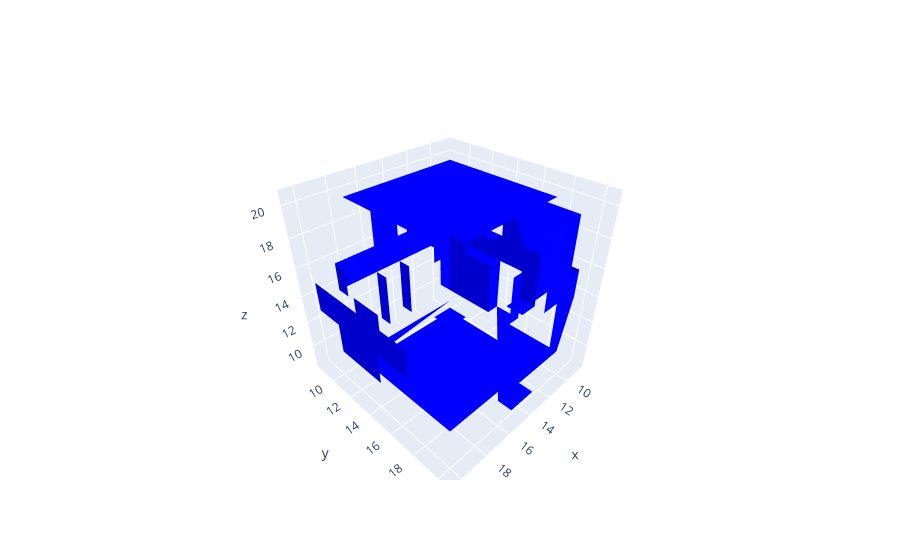

Source (notebook cell):
### Code cell
import plotly.graph_objects as go
import numpy as np

data = polygon_plot(tensor, color="blue")

x, y, z = [[],[],[]]
polygons = get_surfaces(tensor)
for poly in polygons:
    for p in poly:
        cx, cy, cz = p
        x.extend(cx)
        y.extend(cy)
        z.extend(cz)
#data.append(go.Scatter3d(x=x, y=y, z=z, mode='markers'))

fig = go.Figure(data=data)
fig.show()

### Figure 1 — Plotly figure (JSON) as saved in the notebook; plotly's stock layout.template omitted (floating-point values rounded to 4 significant figures)
{"data": [{"color": "blue", "i": [0], "j": [1], "k": [2], "opacity": 1, "type": "mesh3d", "x": [15.5, 18.5, 18.5], "y": [8.5, 8.5, 8.5], "z": [13.5, 13.5, 15.5]}, {"color": "blue", "i": [0], "j": [1], "k": [2], "opacity": 1, "type": "mesh3d", "x": [15.5, 18.5, 15.5], "y": [8.5, 8.5, 8.5], "z": [13.5, 15.5, 15.5]}, {"color": "blue", "i": [0], "j": [1], "k": [2], "opacity": 1, "type": "mesh3d", "x": [15.5, 15.5, 13.5], "y": [8.5, 8.5, 8.5], "z": [15.5, 19.5, 19.5]}, {"color": "blue", "i": [0], "j": [1], "k": [2], "opacity": 1, "type": "mesh3d", "x": [15.5, 13.5, 13.5], "y": [8.5, 8.5, 8.5], "z": [15.5, 19.5, 15.5]}, {"color": "blue", "i": [0], "j": [1], "k": [2], "opacity": 1, "type": "mesh3d", "x": [13.5, 10.5, 10.5], "y": [8.5, 8.5, 8.5], "z": [15.5, 15.5, 13.5]}, {"color": "blue", "i": [0], "j": [1], "k": [2], "opacity": 1, "type": "mesh3d", "x": [13.5, 15.5, 15.5], "y": [8.5, 8.5, 8.5], "z": [13.5, 13.5, 15.5]}, {"color": "blue", "i": [0], "j": [1], "k": [2], "opacity": 1, "type": "mesh3d", "x": [13.5, 15.5, 13.5], "y": [8.5, 8.5, 8.5], "z": [13.5, 15.5, 15.5]}, {"color": "blue", "i": [0], "j": [1], "k": [2], "opacity": 1, "type": "mesh3d", "x": [13.5, 13.5, 10.5], "y": [8.5, 8.5, 8.5], "z": [13.5, 15.5, 13.5]}, {"color": "blue", "i": [0], "j": [1], "k": [2], "opacity": 1, "type": "mesh3d", "x": [9.5, 10.5, 10.5], "y": [9.5, 9.5, 9.5], "z": [9.5, 10.5, 13.5]}, {"color": "blue", "i": [0], "j": [1], "k": [2], "opacity": 1, "type": "mesh3d", "x": [10.5, 13.5, 13.5], "y": [9.5, 9.5, 9.5], "z": [15.5, 15.5, 19.5]}, {"color": "blue", "i": [0], "j": [1], "k": [2], "opacity": 1, "type": "mesh3d", "x": [10.5, 13.5, 9.5], "y": [9.5, 9.5, 9.5], "z": [15.5, 19.5, 19.5]}, {"color": "blue", "i": [0], "j": [1], "k": [2], "opacity": 1, "type": "mesh3d", "x": [10.5, 9.5, 9.5], "y": [9.5, 9.5, 9.5], "z": [15.5, 19.5, 15.5]}, {"color": "blue", "i": [0], "j": [1], "k": [2], "opacity": 1, "type": "mesh3d", "x": [9.5, 8.5, 8.5], "y": [9.5, 9.5, 9.5], "z": [15.5, 15.5, 13.5]}, {"color": "blue", "i": [0], "j": [1], "k": [2], "opacity": 1, "type": "mesh3d", "x": [9.5, 10.5, 10.5], "y": [9.5, 9.5, 9.5], "z": [9.5, 13.5, 15.5]}, {"color": "blue", "i": [0], "j": [1], "k": [2], "opacity": 1, "type": "mesh3d", "x": [9.5, 10.5, 9.5], "y": [9.5, 9.5, 9.5], "z": [9.5, 15.5, 15.5]}, {"color": "blue", "i": [0], "j": [1], "k": [2], "opacity": 1, "type": "mesh3d", "x": [9.5, 9.5, 8.5], "y": [9.5, 9.5, 9.5], "z": [9.5, 15.5, 13.5]}, {"color": "blue", "i": [0], "j": [1], "k": [2], "opacity": 1, "type": "mesh3d", "x": [10.5, 18.5, 18.5], "y": [10.5, 10.5, 10.5], "z": [9.5, 8.5, 9.5]}, {"color": "blue", "i": [0], "j": [1], "k": [2], "opacity": 1, "type": "mesh3d", "x": [9.5, 9.5, 8.5], "y": [13.5, 13.5, 13.5], "z": [9.5, 13.5, 13.5]}, {"color": "blue", "i": [0], "j": [1], "k": [2], "opacity": 1, "type": "mesh3d", "x": [8.5, 8.5, 9.5], "y": [13.5, 13.5, 13.5], "z": [13.5, 9.5, 9.5]}, {"color": "blue", "i": [0], "j": [1], "k": [2], "opacity": 1, "type": "mesh3d", "x": [9.5, 8.5, 9.5], "y": [13.5, 13.5, 13.5], "z": [9.5, 13.5, 13.5]}, {"color": "blue", "i": [0], "j": [1], "k": [2], "opacity": 1, "type": "mesh3d", "x": [9.5, 9.5, 8.5], "y": [13.5, 13.5, 13.5], "z": [9.5, 13.5, 13.5]}, {"color": "blue", "i": [0], "j": [1], "k": [2], "opacity": 1, "type": "mesh3d", "x": [9.5, 9.5, 8.5], "y": [15.5, 15.5, 15.5], "z": [9.5, 13.5, 13.5]}, {"color": "blue", "i": [0], "j": [1], "k": [2], "opacity": 1, "type": "mesh3d", "x": [8.5, 8.5, 9.5], "y": [15.5, 15.5, 15.5], "z": [13.5, 9.5, 9.5]}, {"color": "blue", "i": [0], "j": [1], "k": [2], "opacity": 1, "type": "mesh3d", "x": [9.5, 8.5, 9.5], "y": [15.5, 15.5, 15.5], "z": [9.5, 13.5, 13.5]}, {"color": "blue", "i": [0], "j": [1], "k": [2], "opacity": 1, "type": "mesh3d", "x": [9.5, 9.5, 8.5], "y": [15.5, 15.5, 15.5], "z": [9.5, 13.5, 13.5]}, {"color": "blue", "i": [0], "j": [1], "k": [2], "opacity": 1, "type": "mesh3d", "x": [18.5, 18.5, 17.5], "y": [17.5, 17.5, 17.5], "z": [19.5, 20.5, 20.5]}, {"color": "blue", "i": [0], "j": [1], "k": [2], "opacity": 1, "type": "mesh3d", "x": [18.5, 17.5, 17.5], "y": [17.5, 17.5, 17.5], "z": [19.5, 20.5, 19.5]}, {"color": "blue", "i": [0], "j": [1], "k": [2], "opacity": 1, "type": "mesh3d", "x": [18.5, 18.5, 17.5], "y": [17.5, 17.5, 17.5], "z": [19.5, 20.5, 20.5]}, {"color": "blue", "i": [0], "j": [1], "k": [2], "opacity": 1, "type": "mesh3d", "x": [18.5, 17.5, 17.5], "y": [17.5, 17.5, 17.5], "z": [19.5, 20.5, 19.5]}, {"color": "blue", "i": [0], "j": [1], "k": [2], "opacity": 1, "type": "mesh3d", "x": [10.5, 18.5, 18.5], "y": [18.5, 18.5, 18.5], "z": [9.5, 8.5, 9.5]}, {"color": "blue", "i": [0], "j": [1], "k": [2], "opacity": 1, "type": "mesh3d", "x": [9.5, 10.5, 10.5], "y": [19.5, 19.5, 19.5], "z": [9.5, 10.5, 13.5]}, {"color": "blue", "i": [0], "j": [1], "k": [2], "opacity": 1, "type": "mesh3d", "x": [10.5, 13.5, 13.5], "y": [19.5, 19.5, 19.5], "z": [15.5, 15.5, 19.5]}, {"color": "blue", "i": [0], "j": [1], "k": [2], "opacity": 1, "type": "mesh3d", "x": [10.5, 13.5, 9.5], "y": [19.5, 19.5, 19.5], "z": [15.5, 19.5, 19.5]}, {"color": "blue", "i": [0], "j": [1], "k": [2], "opacity": 1, "type": "mesh3d", "x": [10.5, 9.5, 9.5], "y": [19.5, 19.5, 19.5], "z": [15.5, 19.5, 15.5]}, {"color": "blue", "i": [0], "j": [1], "k": [2], "opacity": 1, "type": "mesh3d", "x": [9.5, 8.5, 8.5], "y": [19.5, 19.5, 19.5], "z": [15.5, 15.5, 13.5]}, {"color": "blue", "i": [0], "j": [1], "k": [2], "opacity": 1, "type": "mesh3d", "x": [9.5, 10.5, 10.5], "y": [19.5, 19.5, 19.5], "z": [9.5, 13.5, 15.5]}, {"color": "blue", "i": [0], "j": [1], "k": [2], "opacity": 1, "type": "mesh3d", "x": [9.5, 10.5, 9.5], "y": [19.5, 19.5, 19.5], "z": [9.5, 15.5, 15.5]}, {"color": "blue", "i": [0], "j": [1], "k": [2], "opacity": 1, "type": "mesh3d", "x": [9.5, 9.5, 8.5], "y": [19.5, 19.5, 19.5], "z": [9.5, 15.5, 13.5]}, {"color": "blue", "i": [0], "j": [1], "k": [2], "opacity": 1, "type": "mesh3d", "x": [10.5, 13.5, 13.5], "y": [20.5, 20.5, 20.5], "z": [15.5, 15.5, 19.5]}, {"color": "blue", "i": [0], "j": [1], "k": [2], "opacity": 1, "type": "mesh3d", "x": [8.5, 8.5, 8.5], "y": [15.5, 19.5, 19.5], "z": [13.5, 13.5, 15.5]}, {"color": "blue", "i": [0], "j": [1], "k": [2], "opacity": 1, "type": "mesh3d", "x": [8.5, 8.5, 8.5], "y": [15.5, 19.5, 15.5], "z": [13.5, 15.5, 15.5]}, {"color": "blue", "i": [0], "j": [1], "k": [2], "opacity": 1, "type": "mesh3d", "x": [8.5, 8.5, 8.5], "y": [15.5, 15.5, 13.5], "z": [15.5, 19.5, 19.5]}, {"color": "blue", "i": [0], "j": [1], "k": [2], "opacity": 1, "type": "mesh3d", "x": [8.5, 8.5, 8.5], "y": [15.5, 13.5, 13.5], "z": [15.5, 19.5, 15.5]}, {"color": "blue", "i": [0], "j": [1], "k": [2], "opacity": 1, "type": "mesh3d", "x": [8.5, 8.5, 8.5], "y": [13.5, 9.5, 9.5], "z": [15.5, 15.5, 13.5]}, {"color": "blue", "i": [0], "j": [1], "k": [2], "opacity": 1, "type": "mesh3d", "x": [8.5, 8.5, 8.5], "y": [13.5, 15.5, 15.5], "z": [13.5, 13.5, 15.5]}, {"color": "blue", "i": [0], "j": [1], "k": [2], "opacity": 1, "type": "mesh3d", "x": [8.5, 8.5, 8.5], "y": [13.5, 15.5, 13.5], "z": [13.5, 15.5, 15.5]}, {"color": "blue", "i": [0], "j": [1], "k": [2], "opacity": 1, "type": "mesh3d", "x": [8.5, 8.5, 8.5], "y": [13.5, 13.5, 9.5], "z": [13.5, 15.5, 13.5]}, {"color": "blue", "i": [0], "j": [1], "k": [2], "opacity": 1, "type": "mesh3d", "x": [9.5, 9.5, 9.5], "y": [9.5, 13.5, 13.5], "z": [9.5, 9.5, 13.5]}, {"color": "blue", "i": [0], "j": [1], "k": [2], "opacity": 1, "type": "mesh3d", "x": [9.5, 9.5, 9.5], "y": [9.5, 13.5, 9.5], "z": [9.5, 13.5, 13.5]}, {"color": "blue", "i": [0], "j": [1], "k": [2], "opacity": 1, "type": "mesh3d", "x": [10.5, 10.5, 10.5], "y": [9.5, 9.5, 8.5], "z": [13.5, 13.5, 13.5]}, {"color": "blue", "i": [0], "j": [1], "k": [2], "opacity": 1, "type": "mesh3d", "x": [10.5, 10.5, 10.5], "y": [9.5, 9.5, 8.5], "z": [13.5, 15.5, 15.5]}, {"color": "blue", "i": [0], "j": [1], "k": [2], "opacity": 1, "type": "mesh3d", "x": [10.5, 10.5, 10.5], "y": [8.5, 9.5, 8.5], "z": [13.5, 13.5, 15.5]}, {"color": "blue", "i": [0], "j": [1], "k": [2], "opacity": 1, "type": "mesh3d", "x": [13.5, 13.5, 13.5], "y": [9.5, 9.5, 8.5], "z": [9.5, 13.5, 13.5]}, {"color": "blue", "i": [0], "j": [1], "k": [2], "opacity": 1, "type": "mesh3d", "x": [13.5, 13.5, 13.5], "y": [8.5, 8.5, 9.5], "z": [13.5, 9.5, 9.5]}, {"color": "blue", "i": [0], "j": [1], "k": [2], "opacity": 1, "type": "mesh3d", "x": [13.5, 13.5, 13.5], "y": [9.5, 8.5, 9.5], "z": [9.5, 13.5, 13.5]}, {"color": "blue", "i": [0], "j": [1], "k": [2], "opacity": 1, "type": "mesh3d", "x": [13.5, 13.5, 13.5], "y": [9.5, 9.5, 8.5], "z": [9.5, 13.5, 13.5]}, {"color": "blue", "i": [0], "j": [1], "k": [2], "opacity": 1, "type": "mesh3d", "x": [14.5, 14.5, 14.5], "y": [20.5, 20.5, 19.5], "z": [16.5, 19.5, 19.5]}, {"color": "blue", "i": [0], "j": [1], "k": [2], "opacity": 1, "type": "mesh3d", "x": [14.5, 14.5, 14.5], "y": [19.5, 19.5, 20.5], "z": [19.5, 16.5, 16.5]}, {"color": "blue", "i": [0], "j": [1], "k": [2], "opacity": 1, "type": "mesh3d", "x": [14.5, 14.5, 14.5], "y": [20.5, 19.5, 20.5], "z": [16.5, 19.5, 19.5]}, {"color": "blue", "i": [0], "j": [1], "k": [2], "opacity": 1, "type": "mesh3d", "x": [14.5, 14.5, 14.5], "y": [20.5, 20.5, 19.5], "z": [16.5, 19.5, 19.5]}, {"color": "blue", "i": [0], "j": [1], "k": [2], "opacity": 1, "type": "mesh3d", "x": [15.5, 15.5, 15.5], "y": [9.5, 9.5, 8.5], "z": [9.5, 13.5, 13.5]}, {"color": "blue", "i": [0], "j": [1], "k": [2], "opacity": 1, "type": "mesh3d", "x": [15.5, 15.5, 15.5], "y": [8.5, 8.5, 9.5], "z": [13.5, 9.5, 9.5]}, {"color": "blue", "i": [0], "j": [1], "k": [2], "opacity": 1, "type": "mesh3d", "x": [15.5, 15.5, 15.5], "y": [9.5, 8.5, 9.5], "z": [9.5, 13.5, 13.5]}, {"color": "blue", "i": [0], "j": [1], "k": [2], "opacity": 1, "type": "mesh3d", "x": [15.5, 15.5, 15.5], "y": [9.5, 9.5, 8.5], "z": [9.5, 13.5, 13.5]}, {"color": "blue", "i": [0], "j": [1], "k": [2], "opacity": 1, "type": "mesh3d", "x": [17.5, 17.5, 17.5], "y": [18.5, 18.5, 17.5], "z": [19.5, 20.5, 20.5]}, {"color": "blue", "i": [0], "j": [1], "k": [2], "opacity": 1, "type": "mesh3d", "x": [17.5, 17.5, 17.5], "y": [18.5, 17.5, 17.5], "z": [19.5, 20.5, 19.5]}, {"color": "blue", "i": [0], "j": [1], "k": [2], "opacity": 1, "type": "mesh3d", "x": [17.5, 17.5, 17.5], "y": [18.5, 18.5, 17.5], "z": [19.5, 20.5, 20.5]}, {"color": "blue", "i": [0], "j": [1], "k": [2], "opacity": 1, "type": "mesh3d", "x": [17.5, 17.5, 17.5], "y": [18.5, 17.5, 17.5], "z": [19.5, 20.5, 19.5]}, {"color": "blue", "i": [0], "j": [1], "k": [2], "opacity": 1, "type": "mesh3d", "x": [18.5, 18.5, 18.5], "y": [9.5, 9.5, 8.5], "z": [13.5, 13.5, 13.5]}, {"color": "blue", "i": [0], "j": [1], "k": [2], "opacity": 1, "type": "mesh3d", "x": [18.5, 18.5, 18.5], "y": [9.5, 9.5, 8.5], "z": [13.5, 15.5, 15.5]}, {"color": "blue", "i": [0], "j": [1], "k": [2], "opacity": 1, "type": "mesh3d", "x": [18.5, 18.5, 18.5], "y": [8.5, 9.5, 8.5], "z": [13.5, 13.5, 15.5]}, {"color": "blue", "i": [0], "j": [1], "k": [2], "opacity": 1, "type": "mesh3d", "x": [19.5, 19.5, 19.5], "y": [9.5, 13.5, 13.5], "z": [9.5, 9.5, 13.5]}, {"color": "blue", "i": [0], "j": [1], "k": [2], "opacity": 1, "type": "mesh3d", "x": [19.5, 19.5, 19.5], "y": [9.5, 13.5, 9.5], "z": [9.5, 13.5, 13.5]}, {"color": "blue", "i": [0], "j": [1], "k": [2], "opacity": 1, "type": "mesh3d", "x": [20.5, 20.5, 20.5], "y": [15.5, 17.5, 17.5], "z": [13.5, 13.5, 15.5]}, {"color": "blue", "i": [0], "j": [1], "k": [2], "opacity": 1, "type": "mesh3d", "x": [20.5, 20.5, 20.5], "y": [15.5, 17.5, 15.5], "z": [13.5, 15.5, 15.5]}, {"color": "blue", "i": [0], "j": [1], "k": [2], "opacity": 1, "type": "mesh3d", "x": [20.5, 20.5, 20.5], "y": [15.5, 15.5, 13.5], "z": [15.5, 16.5, 16.5]}, {"color": "blue", "i": [0], "j": [1], "k": [2], "opacity": 1, "type": "mesh3d", "x": [20.5, 20.5, 20.5], "y": [15.5, 13.5, 13.5], "z": [15.5, 16.5, 15.5]}, {"color": "blue", "i": [0], "j": [1], "k": [2], "opacity": 1, "type": "mesh3d", "x": [20.5, 20.5, 20.5], "y": [13.5, 9.5, 9.5], "z": [15.5, 15.5, 13.5]}, {"color": "blue", "i": [0], "j": [1], "k": [2], "opacity": 1, "type": "mesh3d", "x": [20.5, 20.5, 20.5], "y": [13.5, 15.5, 15.5], "z": [13.5, 13.5, 15.5]}, {"color": "blue", "i": [0], "j": [1], "k": [2], "opacity": 1, "type": "mesh3d", "x": [20.5, 20.5, 20.5], "y": [13.5, 15.5, 13.5], "z": [13.5, 15.5, 15.5]}, {"color": "blue", "i": [0], "j": [1], "k": [2], "opacity": 1, "type": "mesh3d", "x": [20.5, 20.5, 20.5], "y": [13.5, 13.5, 9.5], "z": [13.5, 15.5, 13.5]}, {"color": "blue", "i": [0], "j": [1], "k": [2], "opacity": 1, "type": "mesh3d", "x": [9.5, 8.5, 8.5], "y": [9.5, 9.5, 13.5], "z": [15.5, 15.5, 15.5]}, {"color": "blue", "i": [0], "j": [1], "k": [2], "opacity": 1, "type": "mesh3d", "x": [9.5, 8.5, 9.5], "y": [9.5, 13.5, 13.5], "z": [15.5, 15.5, 15.5]}, {"color": "blue", "i": [0], "j": [1], "k": [2], "opacity": 1, "type": "mesh3d", "x": [15.5, 14.5, 14.5], "y": [19.5, 19.5, 20.5], "z": [16.5, 16.5, 16.5]}, {"color": "blue", "i": [0], "j": [1], "k": [2], "opacity": 1, "type": "mesh3d", "x": [15.5, 14.5, 15.5], "y": [19.5, 20.5, 20.5], "z": [16.5, 16.5, 16.5]}, {"color": "blue", "i": [0], "j": [1], "k": [2], "opacity": 1, "type": "mesh3d", "x": [15.5, 14.5, 14.5], "y": [19.5, 19.5, 20.5], "z": [16.5, 16.5, 16.5]}, {"color": "blue", "i": [0], "j": [1], "k": [2], "opacity": 1, "type": "mesh3d", "x": [15.5, 14.5, 15.5], "y": [19.5, 20.5, 20.5], "z": [16.5, 16.5, 16.5]}, {"color": "blue", "i": [0], "j": [1], "k": [2], "opacity": 1, "type": "mesh3d", "x": [19.5, 18.5, 18.5], "y": [18.5, 18.5, 19.5], "z": [17.5, 17.5, 17.5]}, {"color": "blue", "i": [0], "j": [1], "k": [2], "opacity": 1, "type": "mesh3d", "x": [19.5, 18.5, 19.5], "y": [18.5, 19.5, 19.5], "z": [17.5, 17.5, 17.5]}, {"color": "blue", "i": [0], "j": [1], "k": [2], "opacity": 1, "type": "mesh3d", "x": [19.5, 18.5, 18.5], "y": [18.5, 18.5, 19.5], "z": [17.5, 17.5, 17.5]}, {"color": "blue", "i": [0], "j": [1], "k": [2], "opacity": 1, "type": "mesh3d", "x": [19.5, 18.5, 19.5], "y": [18.5, 19.5, 19.5], "z": [17.5, 17.5, 17.5]}, {"color": "blue", "i": [0], "j": [1], "k": [2], "opacity": 1, "type": "mesh3d", "x": [8.5, 8.5, 9.5], "y": [13.5, 15.5, 15.5], "z": [19.5, 19.5, 19.5]}, {"color": "blue", "i": [0], "j": [1], "k": [2], "opacity": 1, "type": "mesh3d", "x": [9.5, 9.5, 13.5], "y": [15.5, 19.5, 19.5], "z": [19.5, 19.5, 19.5]}, {"color": "blue", "i": [0], "j": [1], "k": [2], "opacity": 1, "type": "mesh3d", "x": [13.5, 13.5, 14.5], "y": [19.5, 20.5, 20.5], "z": [19.5, 19.5, 19.5]}, {"color": "blue", "i": [0], "j": [1], "k": [2], "opacity": 1, "type": "mesh3d", "x": [13.5, 14.5, 14.5], "y": [19.5, 20.5, 19.5], "z": [19.5, 19.5, 19.5]}, {"color": "blue", "i": [0], "j": [1], "k": [2], "opacity": 1, "type": "mesh3d", "x": [13.5, 14.5, 8.5], "y": [19.5, 19.5, 13.5], "z": [19.5, 19.5, 19.5]}, {"color": "blue", "i": [0], "j": [1], "k": [2], "opacity": 1, "type": "mesh3d", "x": [8.5, 9.5, 13.5], "y": [13.5, 15.5, 19.5], "z": [19.5, 19.5, 19.5]}, {"color": "blue", "i": [0], "j": [1], "k": [2], "opacity": 1, "type": "mesh3d", "x": [8.5, 13.5, 8.5], "y": [13.5, 19.5, 13.5], "z": [19.5, 19.5, 19.5]}, {"color": "blue", "i": [0], "j": [1], "k": [2], "opacity": 1, "type": "mesh3d", "x": [10.5, 10.5, 17.5], "y": [10.5, 18.5, 18.5], "z": [20.5, 20.5, 20.5]}, {"color": "blue", "i": [0], "j": [1], "k": [2], "opacity": 1, "type": "mesh3d", "x": [10.5, 17.5, 17.5], "y": [10.5, 18.5, 17.5], "z": [20.5, 20.5, 20.5]}, {"color": "blue", "i": [0], "j": [1], "k": [2], "opacity": 1, "type": "mesh3d", "x": [17.5, 18.5, 18.5], "y": [17.5, 17.5, 10.5], "z": [20.5, 20.5, 20.5]}, {"color": "blue", "i": [0], "j": [1], "k": [2], "opacity": 1, "type": "mesh3d", "x": [17.5, 18.5, 10.5], "y": [17.5, 10.5, 10.5], "z": [20.5, 20.5, 20.5]}, {"color": "blue", "i": [0], "j": [1], "k": [2], "opacity": 1, "type": "mesh3d", "x": [10.5, 10.5, 18.5], "y": [10.5, 18.5, 18.5], "z": [8.5, 8.5, 8.5]}, {"color": "blue", "i": [0], "j": [1], "k": [2], "opacity": 1, "type": "mesh3d", "x": [10.5, 18.5, 18.5], "y": [10.5, 18.5, 10.5], "z": [8.5, 8.5, 8.5]}, {"color": "blue", "i": [0], "j": [1], "k": [2], "opacity": 1, "type": "mesh3d", "x": [8.5, 8.5, 9.5], "y": [13.5, 15.5, 15.5], "z": [9.5, 9.5, 9.5]}, {"color": "blue", "i": [0], "j": [1], "k": [2], "opacity": 1, "type": "mesh3d", "x": [9.5, 9.5, 13.5], "y": [15.5, 19.5, 19.5], "z": [9.5, 9.5, 9.5]}, {"color": "blue", "i": [0], "j": [1], "k": [2], "opacity": 1, "type": "mesh3d", "x": [13.5, 13.5, 15.5], "y": [19.5, 20.5, 20.5], "z": [9.5, 9.5, 9.5]}, {"color": "blue", "i": [0], "j": [1], "k": [2], "opacity": 1, "type": "mesh3d", "x": [13.5, 15.5, 15.5], "y": [19.5, 20.5, 19.5], "z": [9.5, 9.5, 9.5]}, {"color": "blue", "i": [0], "j": [1], "k": [2], "opacity": 1, "type": "mesh3d", "x": [13.5, 15.5, 8.5], "y": [19.5, 19.5, 13.5], "z": [9.5, 9.5, 9.5]}, {"color": "blue", "i": [0], "j": [1], "k": [2], "opacity": 1, "type": "mesh3d", "x": [8.5, 9.5, 13.5], "y": [13.5, 15.5, 19.5], "z": [9.5, 9.5, 9.5]}, {"color": "blue", "i": [0], "j": [1], "k": [2], "opacity": 1, "type": "mesh3d", "x": [8.5, 13.5, 8.5], "y": [13.5, 19.5, 13.5], "z": [9.5, 9.5, 9.5]}, {"color": "blue", "i": [0], "j": [1], "k": [2], "opacity": 1, "type": "mesh3d", "x": [9.5, 8.5, 8.5], "y": [9.5, 9.5, 13.5], "z": [13.5, 13.5, 13.5]}, {"color": "blue", "i": [0], "j": [1], "k": [2], "opacity": 1, "type": "mesh3d", "x": [9.5, 8.5, 9.5], "y": [9.5, 13.5, 13.5], "z": [13.5, 13.5, 13.5]}], "layout": {}}
